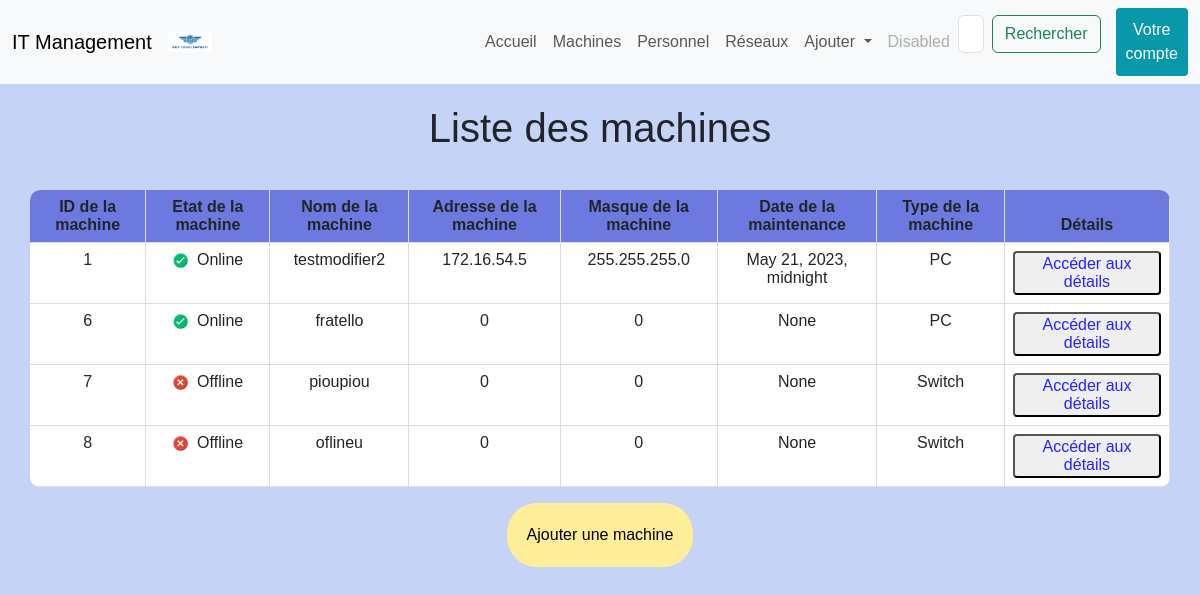
Screenshot of /machine/ with the database file from the repository.
### projetApp/models.py (models this page shows, shortened)
class Machine(models.Model):
	TYPE = {
		('PC', ('PC - Windows')),
		('Mac', ('Mac - MacOS')),
		('Serveur', ('Serveur')),
		('Switch', ('Switch')),
	}
	ETAT = {
		('Online', ('Online')),
		('Offline', ('Offline')),
	}
	id = models.AutoField(
			primary_key =  True,
			editable = False,
			unique = True)
	nom = models.CharField(
		max_length = 15)
	adresse_ip = models.CharField(max_length=15, validators=[validate_ipv4_address])
	masque = models.CharField(max_length= 15, validators=[validate_ipv4_address])
	maintenance_date = models.DateTimeField(default=timezone.now)
	mach = models.CharField(max_length = 32, choices = TYPE, default = 'PC')
	etat = models.CharField(max_length = 32, choices = ETAT, default = 'Offline')

### projetApp/views.py (the view)
# urls.py: path('machine/' , views.liste_machine_view , name = 'machine'),
def liste_machine_view(request):
    machine = Machine.objects.all()
    return render(request , 'templates/html/liste_machine.html' , {'machine' : machine})

### projetApp/templates/html/liste_machine.html (shortened to what this page needs)
{% extends "index.html" %}
{% block content %}
    <h1>Liste des machines</h1>
    {% if machine %}
    <div class="tableau">
        <table class="table">
            <thead>
                <tr>
                    <th>ID de la machine</th>
                    <th>Etat de la machine</th>
                    <th>Nom de la machine</th>
                    <th>Adresse de la machine</th>
                    <th>Masque de la machine</th>
                    <th>Date de la maintenance</th>
                    <th>Type de la machine</th>
                    <th>Détails</th>
                </tr>
            </thead>
            <tbody>
            {% for machine in machine %}
                <tr>
                    <td>{{ machine.id }}</td>
                    {% if machine.etat == 'Online' %}
                        {% load static %}
                        <td><img src="{% static 'images/bouton_vert.png' %}" width="15px" height="15px">
                            {{ machine.etat }}</td>
                    {% else %}
                        <td><img src="{% static 'images/bouton_rouge.png' %}" width="15px" height="15px">
                            {{ machine.etat }}</td>
                    {% endif %}
                    <td>{{ machine.nom }}</td>
                    <td>{{ machine.adresse_ip }}</td>
                    <td>{{ machine.masque }}</td>
                    <td>{{ machine.maintenance_date }}</td>
                    <td>{{ machine.mach }}</td>
                    <td><a href="{% url 'detail_machine' machine.id %}"><button class="button_detail">Accéder aux détails</button></a></td>
                </tr>
            {% endfor %}
            </tbody>
        </table>
    </div>
    {% else %}
        <p>Il n'y a pas de machine.</p>
    {% endif %}
    <div class="li_button">
        <a href="{% url 'ajout_machine'%}"><button class="button_ajout">Ajouter une machine</button></a>
    </div>
{% endblock %}

### projetApp/static/css/style.css (style rules this page uses)
body { background-color: #c4d3f6; font-family: 'Arial', sans-serif; }
body h1 { text-align: center; padding-top: 20px; }
.tableau { display: flex; justify-content:space-around; align-items: center; }
table { display: table; width: 80%; margin: 30px; border-collapse: collapse; border-radius: 10px; overflow: hidden; background-color: #ffffff; }
table th, table td { padding: 8px; text-align: center; border-bottom: 1px solid #ddd; border-right: 1px solid #ddd; }
table thead { background-color: #6c7ae0; }
.button_detail { border-radius: 4px; color: rgb(37, 37, 252); padding: 2px 20px; }
.button_ajout { background-color: #FFEE99; border: none; border-radius: 30px; padding: 20px; }
.li_button { display: flex; align-items: flex-end; justify-content: space-around; }

### projetApp/templates/html/liste_machine.html (style rules this page uses)
tr td img { margin-right:5px; }

### rows the page displays
Machine: id "1", etat "Online", nom "testmodifier2", adresse_ip "172.16.54.5", masque "255.255.255.0", maintenance_date "May 21, 2023, midnight", mach "PC"
Machine: id "6", etat "Online", nom "fratello", adresse_ip "0", masque "0", maintenance_date "None", mach "PC"
Machine: id "7", etat "Offline", nom "pioupiou", adresse_ip "0", masque "0", maintenance_date "None", mach "Switch"
Machine: id "8", etat "Offline", nom "oflineu", adresse_ip "0", masque "0", maintenance_date "None", mach "Switch"
